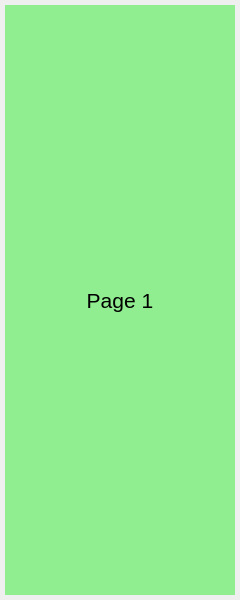
<?xml version="1.0" encoding="UTF-8"?>
<ui version="4.0">
 <class>RightColumn</class>
 <widget class="QWidget" name="RightColumn">
  <property name="geometry">
   <rect>
    <x>0</x>
    <y>0</y>
    <width>240</width>
    <height>600</height>
   </rect>
  </property>
  <property name="windowTitle">
   <string>Form</string>
  </property>
  <layout class="QVBoxLayout" name="main_pages_layout">
   <property name="spacing">
    <number>0</number>
   </property>
   <property name="leftMargin">
    <number>5</number>
   </property>
   <property name="topMargin">
    <number>5</number>
   </property>
   <property name="rightMargin">
    <number>5</number>
   </property>
   <property name="bottomMargin">
    <number>5</number>
   </property>
   <item>
    <widget class="QStackedWidget" name="pages">
     <property name="currentIndex">
      <number>0</number>
     </property>
     <widget class="QWidget" name="menu_1">
      <property name="styleSheet">
       <string notr="true">background: lightgreen; font-size: 16pt</string>
      </property>
      <layout class="QVBoxLayout" name="verticalLayout">
       <item>
        <widget class="QLabel" name="label_1">
         <property name="font">
          <font>
           <pointsize>16</pointsize>
          </font>
         </property>
         <property name="text">
          <string>Page 1</string>
         </property>
         <property name="alignment">
          <set>Qt::AlignCenter</set>
         </property>
        </widget>
       </item>
      </layout>
     </widget>
     <widget class="QWidget" name="menu_2">
      <property name="styleSheet">
       <string notr="true">background: lightblue; font-size: 16pt</string>
      </property>
      <layout class="QVBoxLayout" name="verticalLayout_2">
       <item>
        <widget class="QLabel" name="label_2">
         <property name="font">
          <font>
           <pointsize>16</pointsize>
          </font>
         </property>
         <property name="text">
          <string>Page 2</string>
         </property>
         <property name="alignment">
          <set>Qt::AlignCenter</set>
         </property>
        </widget>
       </item>
      </layout>
     </widget>
    </widget>
   </item>
  </layout>
 </widget>
 <resources/>
 <connections/>
</ui>
